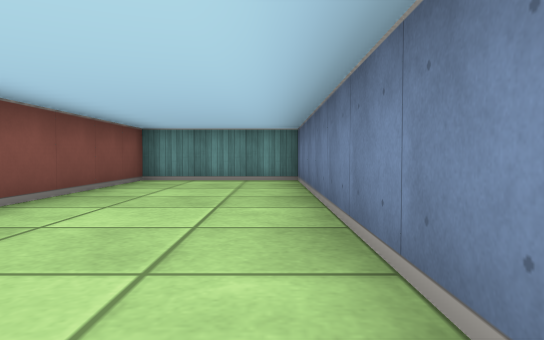
[1] (above)

19 first-person views from a walk through a cub3D level. The camera is about half as high as the walls, tilts 2° down and sees 70° across. The floor is counted in squares. Each view is taken from the middle of a square. On the plan, view 1 faces up. The plan holds only what a view shows up to about 9 squares ahead; the rest is blank.

[2]
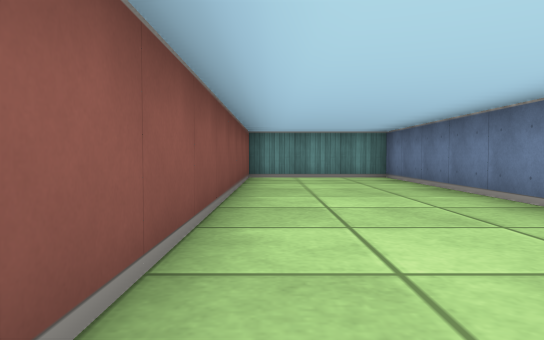

[3]
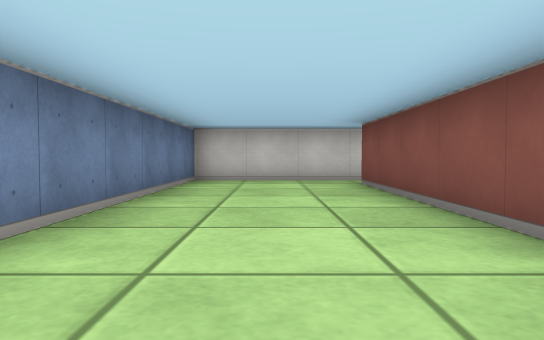

[4]
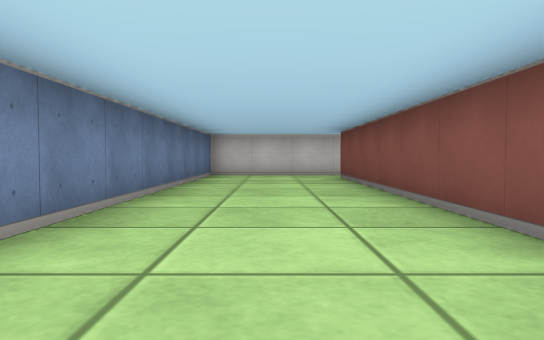

[5]
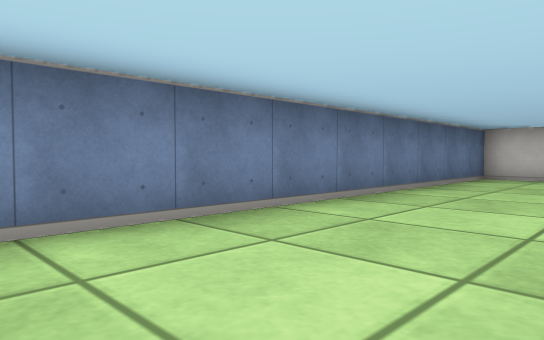

[6]
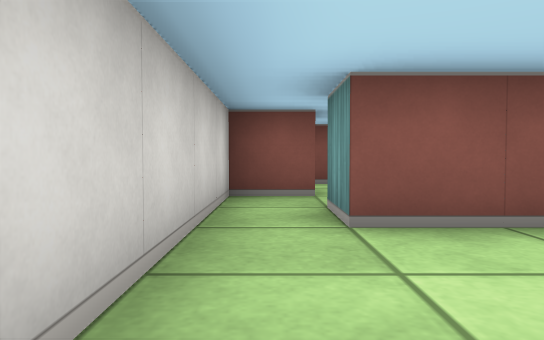

[7]
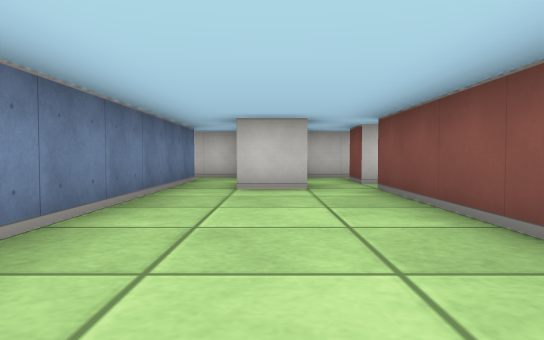

[8]
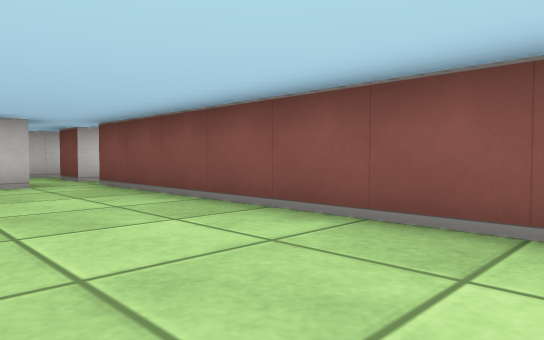

[9]
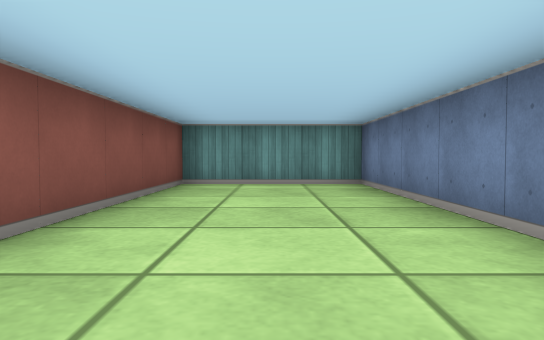

[10]
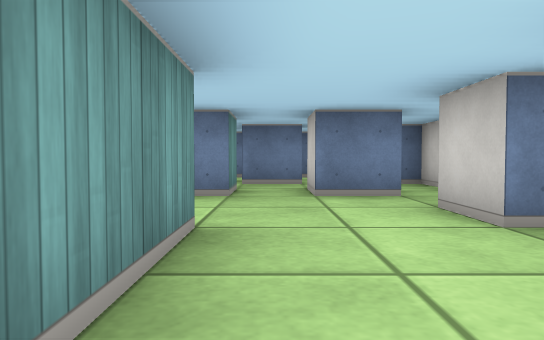

[11]
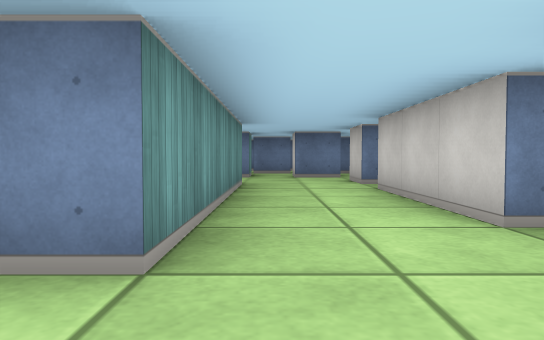

[12]
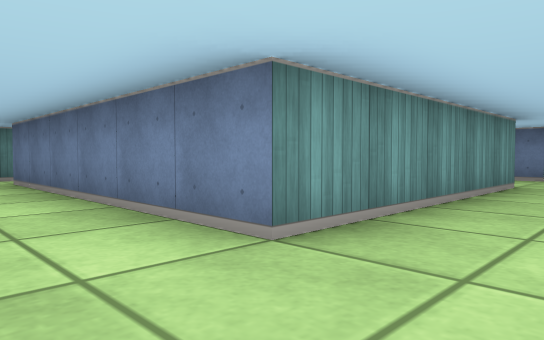

[13]
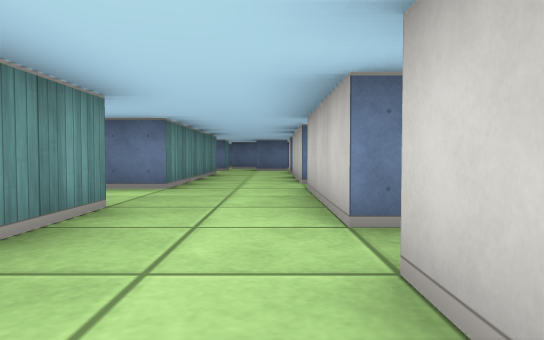

[14]
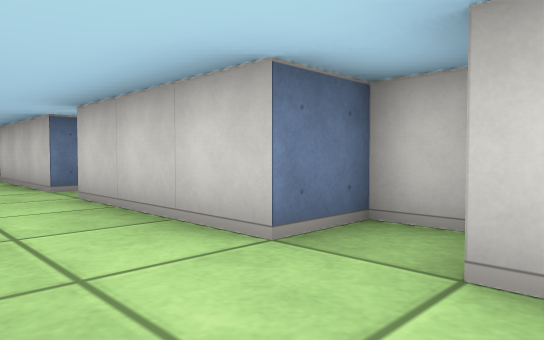

[15]
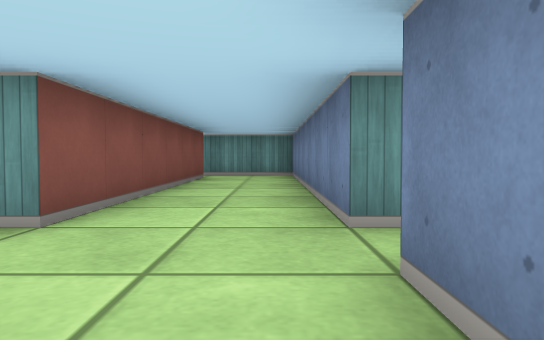

[16]
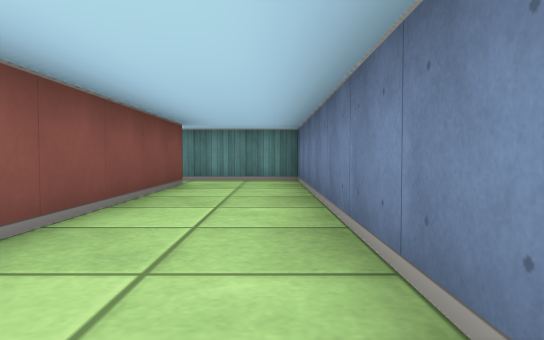

[17]
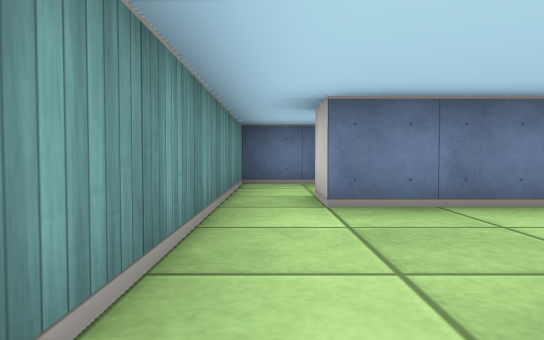

[18]
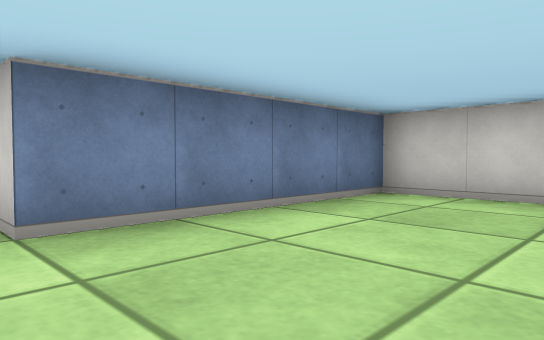

[19]
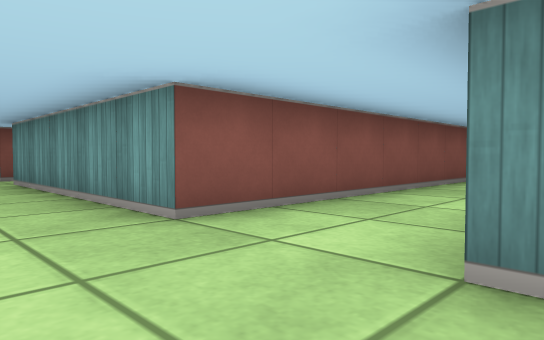

### Floor plan
Points are (right, up) in squares from view 1. A wall is a line through its corners. A room is listed if a view was taken in it or the views show most of it. See-through windows are left out.
Room 1 (views 1, 2, 3, 4, 5, 6)
walls: (-3.5, -2.5) (0.5, -2.5) (0.5, 7.5) (-2.5, 7.5) (-2.5, -1.5) (-3.5, -1.5)
ways out: opening at (-3, -2) to room 2
Room 2 (views 7, 8, 9, 10, 11, 12, 13, 14, 15, 16, 17, 19)
walls: (-9.5, -1.5) (-8.5, -1.5); (-13.6, -1.5) (-10.5, -1.5); (-7.5, -1.6) (-7.5, -0.5) (-6.5, -0.5) (-6.5, -1.5); (-6.9, -2.5) (-5.5, -2.5) (-5.5, -2.1); (-5.5, -0.5) (-5.5, 0.5) (-4.5, 0.5); (-10.5, 6.5) (-9.5, 6.5) (-9.5, 0.5) (-14.5, 0.5) (-14.5, 6.5); (-4.5, -1.4) (-4.5, -2.5) (-3.5, -2.5); (-18.2, -2.5) (-17.5, -2.5) (-17.5, -1.5) (-14.5, -1.5); (-3.5, -1.5) (-3.5, 7.5) (-6.5, 7.5) (-6.5, 0.5) (-7.5, 0.5) (-7.5, 7.5) (-10.5, 7.5); (-13.5, 7.5) (-14.5, 7.5); (-19.4, -1.5) (-18.5, -1.5); (-16.5, 6.6) (-16.5, 0.5) (-21.5, 0.5)
ways out: opening at (-3, -2) to room 1; opening at (-14, 7) to room 3; opening at (-10, 7) to room 3; opening at (-22, 1.5)
Room 3 (view 18)
walls: (-12.2, 2.5) (-10.5, 2.5) (-10.5, 6.5); (-10.5, 7.5) (-13.5, 7.5)
ways out: opening at (-14, 7) to room 2; opening at (-10, 7) to room 2

Where each view was taken, in squares from view 1:
view 1: 0 up, 0 right, facing up
view 2: 1 down, 2 left, facing up
view 3: 5 up, 1 left, facing down
view 4: 7 up, 1 left, facing down
view 5: 6 up, 2 left, facing down-right
view 6: 2 down, 0 right, facing left
view 7: 6 up, 5 left, facing down
view 8: 7 up, 4 left, facing down-left
view 9: 1 up, 5 left, facing up
view 10: 0 up, 12 left, facing right
view 11: 0 up, 16 left, facing right
view 12: 1 down, 16 left, facing up-right
view 13: 1 down, 20 left, facing right
view 14: 0 up, 19 left, facing down-right
view 15: 2 down, 8 left, facing up
view 16: 0 up, 8 left, facing up
view 17: 7 up, 14 left, facing right
view 18: 7 up, 13 left, facing down-right
view 19: 1 down, 14 left, facing up-left
